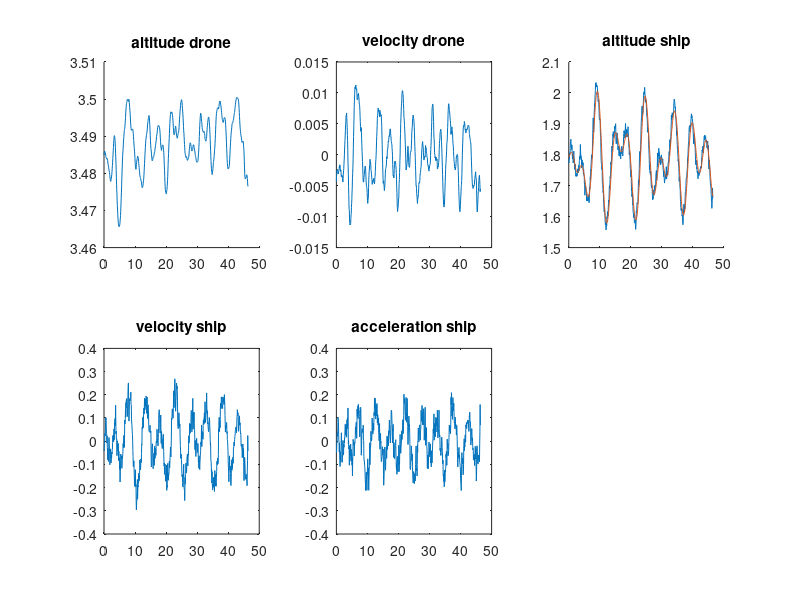

Write MATLAB code to recreate this figure. (Note: this script raises an error after producing the figure.)
clear; clc;
%v_pos_dist = importdata("log_v_pos_dist.txt");
%v_vel_dist = importdata("log_v_vel_dist.txt");
%v_vel_dist_lp = importdata("log_v_vel_dist_lp.txt");
%v_pos_dist = importdata("log_v_pos_dist_3_wave.txt");
%v_vel_dist = importdata("log_v_vel_dist_3_wave.txt");
%v_vel_dist_lp = importdata("log_v_vel_dist_lp_3_wave.txt");
%v_vel_aruco = importdata("log_v_vel_aruco_3_wave.txt");
%v_land = importdata("log_v_very_good_landing_5_predict.txt");
% v_pitch = importdata("log_pitch.txt");
% v_dist = importdata("log_dist.txt");
% v_roll = importdata("log_roll.txt");
% dist_test = importdata("dist_test_no_movement.txt");
% xy_cor = importdata("xy_cor_pic.txt");
% dist_motion = importdata("dist_motion_no_delay.txt");
% ori_motion = importdata("ori_motion.txt");
% combi = importdata("combi.txt");
% kalman_no_movement = importdata("kalman_no_movement.txt");
% kalman_no_movement_gt = importdata("kalman_no_movement_gt.txt");
kalman_no_movement_predict = importdata("kalman_no_movement_predict.txt")
kalman_no_movement_predict_gt = importdata("kalman_no_movement_predict_gt.txt")
% 
% kalman_no_movement(1:30,:) = [];
% kalman_no_movement(430:912,:) = [];
% kalman_no_movement_gt(1:30,:) = [];
% kalman_no_movement_gt(430:908,:) = [];
kalman_no_movement_predict(1:30,:) = []
kalman_no_movement_predict(700:1448,:) = []
kalman_no_movement_predict_gt(1:30,:) = []
kalman_no_movement_predict_gt(700:1380,:) = []
%v(1,:) = [];
%dist_test(1:50,:)=[]
%ori_motion(800:1300,:)=[]
% combi(1000:1408,:)=[]

% figure(1)
% subplot(2,3,1)
% plot(x(:,1)-5)
% hold on;
% plot(x(:,3))
% title('altitude drone')
% subplot(2,3,2)
% plot(x(:,2))
% title('velocity drone')
% subplot(2,3,3)
% plot(x(:,3))
% title('altitude ship')
% subplot(2,3,4)
% plot(x(:,4))
% title('velocity ship')
% subplot(2,3,5)
% plot(x(:,5))
% title('acceleration ship')
% figure(1)
% hold on;
% plot(v_pitch(:,5), v_pitch(:,1)) %Roll gt
% plot(v_pitch(:,5), v_pitch(:,3)-pi) %Roll est
% 
% figure(2)
% hold on;
% 
% 
% plot(v_pitch(:,5), v_pitch(:,2)) %Pitch gt
% plot(v_pitch(:,5), -v_pitch(:,4)- v_pitch(:,7)-0.013) %Pitch est
% %plot(v_pitch(:,5), v_pitch(:,8)/20) %Ship alt
% ylabel({'Angle [Radians]'});
% xlabel({'Time [s]'});
% title({'Pitch estimation with ground truth'});

%FFT
% Y = fft(v_pitch(:,4));
% L = 752;
% Fs = 12
% P2 = abs(Y/L);
% P1 = P2(1:L/2+1);
% P1(2:end-1) = 2*P1(2:end-1);
% figure (11)
% f = Fs*(0:(L/2))/L;
% plot(f,P1) 
% title('Single-Sided Amplitude Spectrum of X(t)')
% xlabel('f (Hz)')
% ylabel('|P1(f)|')


% figure(3)
% plot(v_vel_dist(:,1))
% hold on;
% plot(v_vel_dist(:,2)-1.4)

% figure(4)
% plot(v_pos_dist(:,3)-5)
% hold on;
% plot(v_vel_dist(:,3)-5)
% plot(v_vel_dist_lp(:,3)-5)
% xlim([0 800])
% legend('dist pos cont', 'dist vel cont', 'dist vel cont lp')
% 
% figure(5)
% plot(v_vel_aruco(:,3)-5)
% hold on;
% plot(v_vel_aruco(:,4)-5)
% plot(v_vel_aruco(:,4)-v_vel_aruco(:,3))
% xlim([0 800])
% legend('dist aruco', 'dist ground truth', 'dist diff')
% figure(6)
% plot(v_vel_aruco(:,1))
% hold on;
% plot(v_vel_aruco(:,2)-1.4)
% legend('drone pos', 'ship pos')

% figure(7)
% plot(v_vel(:,4), v_vel(:,1)-1.12-(4-1.12))
% hold on
% plot(v_vel(:,4), v_vel(:,2))

% figure(8)
% plot(v_land(:,1))
% hold on;
% plot(v_land(:,2)-6)
% legend('drone pos', 'ship pos')

% figure(9)
% plot(v_dist(:,4), v_dist(:,2))
% hold on;
% plot(v_dist(:,4), v_dist(:,3))
% ylabel({'Distance [m]'});
% xlabel({'Time [s]'});
% title({'Measurement of distance between ship and drone using aruco marker'});
% 
% avg_error = mean(abs(v_dist(:,2)-v_dist(:,3)))
% std_error = std(v_dist(:,2)-v_dist(:,3))

% figure(10)
% hold on;
% plot(v_roll(:,4),v_roll(:,1)-0.3)
% plot(v_roll(:,4), v_roll(:,2)-pi) %Roll est
% 
% max_error = max(abs(v_roll(:,2)-pi+0.3))

% figure(11)
% hold on;
% plot(dist_test(:,3), dist_test(:,1)+0.17) %Distance aruco marker
% plot(dist_test(:,3), dist_test(:,2)) %Drones own position
% 
% figure (12)
% hold on;
% plot(xy_cor(:,3)-xy_cor(1,3), xy_cor(:,1)) %X_cor from aruco
% plot(xy_cor(:,3)-xy_cor(1,3), xy_cor(:,2)) %y_cor from aruco
% plot(xy_cor(:,3)-xy_cor(1,3), xy_cor(:,4)) %x_pos drone
% plot(xy_cor(:,3)-xy_cor(1,3), xy_cor(:,5)) %y_pos drone

% figure(13)
% hold on;
% plot(dist_motion(:,3)-dist_motion(1,3), dist_motion(:,1)+0.21) %Distance aruco marker
% plot(dist_motion(:,3)-dist_motion(1,3), dist_motion(:,2)-dist_motion(:,4)) %Ground truth

% for i=1:length(ori_motion)
%     if ori_motion(i,1) < 0
%         ori_motion(i,1)=ori_motion(i,1)+2*pi;
%     end
% end

% figure(14)
% hold on;
% plot(ori_motion(:,3)-ori_motion(1,3), ori_motion(:,2)) %pitch est
% plot(ori_motion(:,3)-ori_motion(1,3), ori_motion(:,1)-3.1) %Roll est
% plot(ori_motion(:,3)-ori_motion(1,3), ori_motion(:,5)) %Roll gt
% plot(ori_motion(:,3)-ori_motion(1,3), ori_motion(:,4)) %pitch gt

% for i=1:length(combi)
%     if combi(i,1) < 0
%         combi(i,1)=combi(i,1)+2*pi;
%     end
% end
% 
% figure(14)
% hold on;
% plot(combi(:,3)-combi(1,3), combi(:,2)) %pitch est
% plot(combi(:,3)-combi(1,3), combi(:,1)-3.1) %Roll est
% plot(combi(:,3)-combi(1,3), combi(:,5)) %Roll gt
% plot(combi(:,3)-combi(1,3), combi(:,4)) %pitch gt
% 
% figure(15)
% hold on;
% plot(combi(:,3)-combi(1,3), combi(:,6))
% plot(combi(:,3)-combi(1,3), combi(:,7)-combi(:,8)-0.21)

% figure(16)
% subplot(2,3,1)
% %plot(kalman_no_movement(:,3)-kalman_no_movemet(1,3), kalman_no_movement(:,1))
% hold on;
% plot(kalman_no_movement(:,3)-kalman_no_movement(1,3), kalman_no_movement(:,1))
% title('altitude drone')
% subplot(2,3,2)
% plot(kalman_no_movement(:,3)-kalman_no_movement(1,3), kalman_no_movement(:,2))
% title('velocity drone')
% subplot(2,3,3)
% hold on;
% plot(kalman_no_movement(:,3)-kalman_no_movement(1,3), kalman_no_movement(:,4)-0.21)
% plot(kalman_no_movement_gt(:,3)-kalman_no_movement_gt(1,3), kalman_no_movement_gt(:,4))
% title('altitude ship')
% subplot(2,3,4)
% plot(kalman_no_movement(:,3)-kalman_no_movement(1,3), kalman_no_movement(:,5))
% title('velocity ship')
% subplot(2,3,5)
% plot(kalman_no_movement(:,3)-kalman_no_movement(1,3), kalman_no_movement(:,6))
% title('acceleration ship')


figure(17)
subplot(2,3,1)
hold on;
plot(kalman_no_movement_predict(:,3)-kalman_no_movement_predict(1,3), kalman_no_movement_predict(:,1))
title('altitude drone')
subplot(2,3,2)
plot(kalman_no_movement_predict(:,3)-kalman_no_movement_predict(1,3), kalman_no_movement_predict(:,2))
title('velocity drone')
subplot(2,3,3)
hold on;
plot(kalman_no_movement_predict(:,3)-kalman_no_movement_predict(1,3), kalman_no_movement_predict(:,4)-0.21)
plot(kalman_no_movement_predict_gt(:,3)-kalman_no_movement_predict_gt(1,3), kalman_no_movement_predict_gt(:,4))
title('altitude ship')
subplot(2,3,4)
plot(kalman_no_movement_predict(:,3)-kalman_no_movement_predict(1,3), kalman_no_movement_predict(:,5))
title('velocity ship')
subplot(2,3,5)
plot(kalman_no_movement_predict(:,3)-kalman_no_movement_predict(1,3), kalman_no_movement_predict(:,6))
title('acceleration ship')
%%
avg_dist_pos = mean(abs(v_pos_dist(1:800,3)-5))
avg_dist_vel = mean(abs(v_vel_dist(1:800,3)-5))
avg_dist_vel_lp = mean(abs(v_vel_dist_lp(1:800,3)-5))
std_dist_pos = std(abs(v_pos_dist(1:800,3)-5))
std_dist_vel = std(abs(v_vel_dist(1:800,3)-5))
std_dist_vel_lp = std(abs(v_vel_dist_lp(1:800,3)-5))
